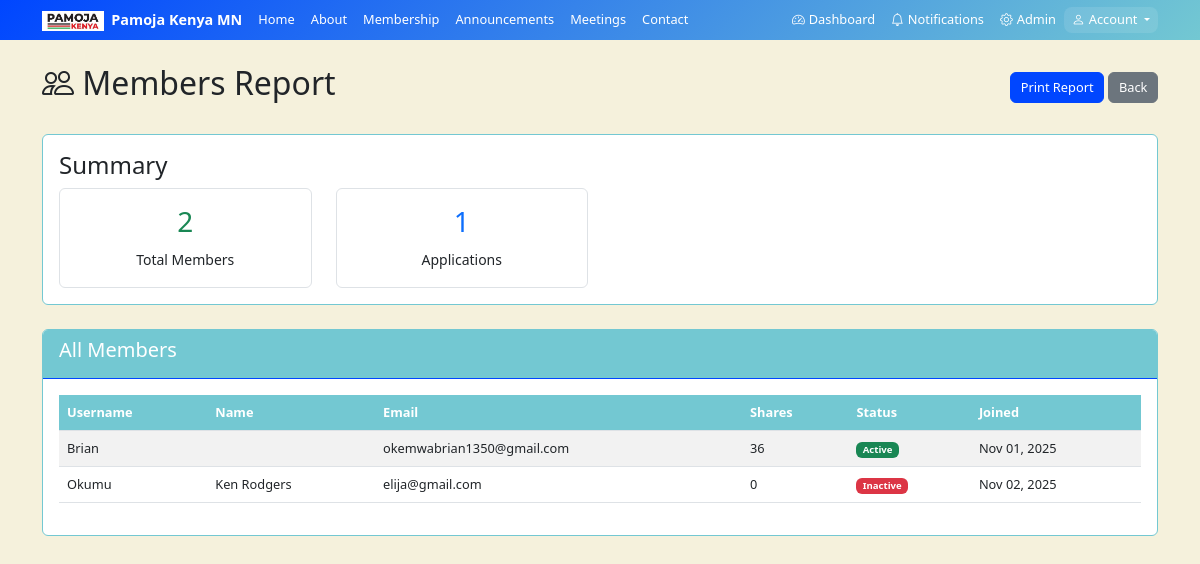
The app's page /print-members-report/ (signed in), older data.
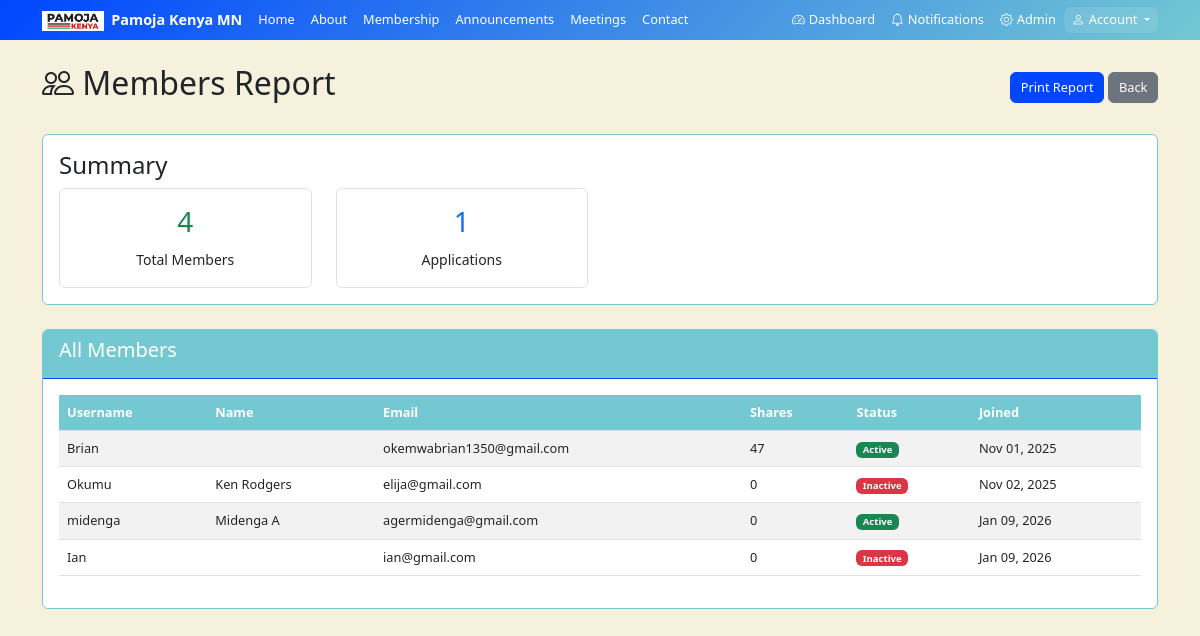
The same page, newer data.
### main/models.py (models this page shows, shortened)
class UserProfile(models.Model):
    STATUS_CHOICES = [
        ('active', 'Active'),
        ('inactive', 'Inactive'),
        ('registered', 'Registered'),
    ]
    user = models.OneToOneField(User, on_delete=models.CASCADE)
    phone = models.CharField(max_length=20, blank=True)
    address = models.TextField(blank=True)
    city = models.CharField(max_length=100, blank=True)
    state = models.CharField(max_length=100, blank=True)
    zip_code = models.CharField(max_length=20, blank=True)
    emergency_contact_name = models.CharField(max_length=100, blank=True)
    emergency_contact_phone = models.CharField(max_length=20, blank=True)
    shares_owned = models.IntegerField(default=0)
    membership_type = models.CharField(max_length=20, blank=True)
    status = models.CharField(max_length=20, choices=STATUS_CHOICES, default='registered')
    is_deactivated = models.BooleanField(default=False)

### main/views.py (the view)
# urls.py: path('print-members-report/', views.print_members_report, name='print_members_report'),
@login_required
def print_members_report(request):
    if not request.user.is_staff:
        return redirect('user_dashboard')
    profiles = UserProfile.objects.select_related('user').all()
    applications = MembershipApplication.objects.all()
    context = {'profiles': profiles, 'applications': applications}
    return render(request, 'main/reports/members_report.html', context)

### main/templates/main/reports/members_report.html (shortened to what this page needs)
{% extends 'main/base.html' %}
{% block content %}
<div class="container mt-4">
    <div class="d-flex justify-content-between align-items-center mb-4">
        <h2><i class="bi bi-people"></i> Members Report</h2>
        <div>
            <button onclick="window.print()" class="btn btn-primary">Print Report</button>
            <a href="{% url 'admin_dashboard' %}" class="btn btn-secondary">Back</a>
        </div>
    </div>
    <div class="card mb-4">
        <div class="card-body">
            <h4>Summary</h4>
            <div class="row">
                <div class="col-md-3">
                    <div class="text-center p-3 border rounded">
                        <h3 class="text-success">{{ profiles.count }}</h3>
                        <small>Total Members</small>
                    </div>
                </div>
                <div class="col-md-3">
                    <div class="text-center p-3 border rounded">
                        <h3 class="text-primary">{{ applications.count }}</h3>
                        <small>Applications</small>
                    </div>
                </div>
            </div>
        </div>
    </div>
    <div class="card">
        <div class="card-header">
            <h5>All Members</h5>
        </div>
        <div class="card-body">
            <div class="table-responsive">
                <table class="table table-striped">
                    <thead>
                        <tr>
                            <th>Username</th>
                            <th>Name</th>
                            <th>Email</th>
                            <th>Shares</th>
                            <th>Status</th>
                            <th>Joined</th>
                        </tr>
                    </thead>
                    <tbody>
                        {% for profile in profiles %}
                        <tr>
                            <td>{{ profile.user.username }}</td>
                            <td>{{ profile.user.first_name }} {{ profile.user.last_name }}</td>
                            <td>{{ profile.user.email }}</td>
                            <td>{{ profile.shares_owned }}</td>
                            <td>
                                <span class="badge {% if profile.status == 'active' %}bg-success{% elif profile.status == 'inactive' %}bg-danger{% else %}bg-warning{% endif %}">
                                    {{ profile.get_status_display }}
                                </span>
                            </td>
                            <td>{{ profile.user.date_joined|date:"M d, Y" }}</td>
                        </tr>
                        {% endfor %}
                    </tbody>
                </table>
            </div>
        </div>
    </div>
</div>
{% endblock %}

Row changes from the older to the newer data that the page shows:
changed UserProfile "Brian": shares_owned "36" → "47"
added UserProfile: user.username "midenga", user.first_name "Midenga", user.last_name "A", user.email "agermidenga@gmail.com", shares_owned "0", status "Active", user.date_joined "Jan 09, 2026"
added UserProfile: user.username "Ian", user.email "ian@gmail.com", shares_owned "0", status "Inactive", user.date_joined "Jan 09, 2026"
Text that changed along with them:
{{ profiles.count }}: "2" → "4"
